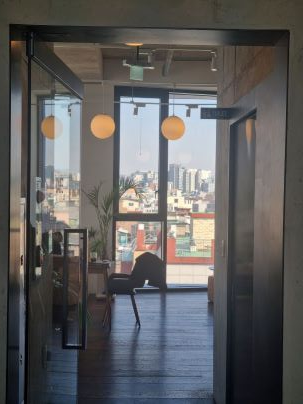
#> input picture Frontend/FeatureMatching/data/cafe1.jpg, 303 x 404 px
$ python ORBaccuracy.py
#> lines starting #> are read from the running program, lines starting #| are printed output that depends on the picture
"""
Accuracy-optimized ORB Feature Matching

Properties:
- More features (3000) for better matching chances
- Smaller scale factor (1.1) for more precise scale handling
- More pyramid levels (12) for better scale invariance
- Brute Force matcher with cross-checking for accuracy
- Two-stage matching with adaptive threshold
- RANSAC-based geometric verification
- Larger patch size for better feature description
- More sophisticated filtering using distance thresholds

Trade-offs:
+ More accurate and reliable matches
+ Better handling of viewpoint and scale changes
+ More robust against false positives
- Slower processing time
- Higher memory usage
- May be overkill for simple matching scenarios
"""

import cv2
import numpy as np
import matplotlib.pyplot as plt
import time

def match_orb_features_accuracy(img1_path, img2_path):
    # Read and convert images
#> called with img1_path = 'data/cafe1.jpg', img2_path = 'data/cafe2.jpg'
    img1 = cv2.imread(img1_path)
#> img1 is the input picture: shape (404, 303, 3); mean B, G, R 93.9, 94, 95.1
    img2 = cv2.imread(img2_path)
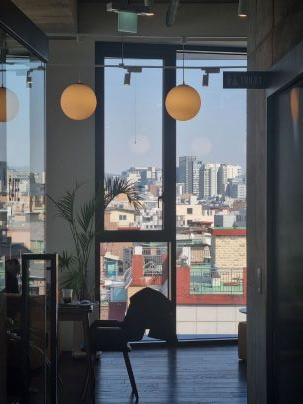
#> input picture Frontend/FeatureMatching/data/cafe2.jpg, 303 x 404 px
#> img2 is the input picture: shape (404, 303, 3); mean B, G, R 95.8, 91.9, 89.2
    gray1 = cv2.cvtColor(img1, cv2.COLOR_BGR2GRAY)
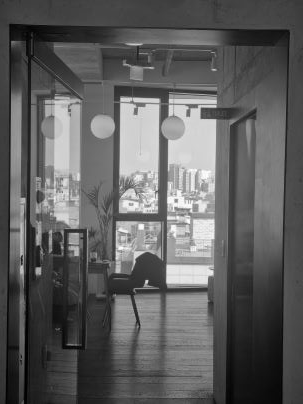
#> gray1: shape (404, 303); min 0, max 254, mean 94.3
    gray2 = cv2.cvtColor(img2, cv2.COLOR_BGR2GRAY)
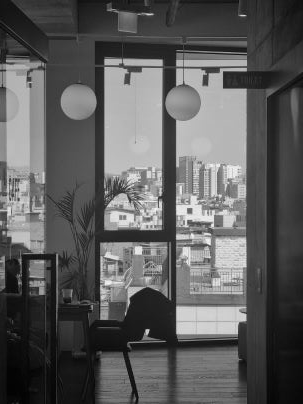
#> gray2: shape (404, 303); min 1, max 250, mean 91.5

    # Accurate ORB settings
    orb = cv2.ORB_create(
        nfeatures=3000,        # More features for better matching
        scaleFactor=1.1,       # Smaller scale factor for more precise scale handling
        nlevels=12,            # More pyramid levels
        edgeThreshold=31,      # Larger edge threshold
        firstLevel=0,
        WTA_K=3,              # More points for BRIEF descriptor
        patchSize=41,         # Larger patch size for better description
        fastThreshold=15      # Lower threshold to detect more features
    )

    # Detect and compute
    start_time = time.time()
    kp1, des1 = orb.detectAndCompute(gray1, None)
#> kp1 = 2820 keypoints; strongest (x, y, size): (148, 283, 41), (203, 108, 41), (201, 108, 41), (121, 98, 41)
    kp2, des2 = orb.detectAndCompute(gray2, None)
#> kp2 = 2857 keypoints; strongest (x, y, size): (148, 330, 41), (147, 330, 45.1), (146, 330, 49.6), (221, 69, 41)

    # Brute Force matcher with cross-checking
    bf = cv2.BFMatcher(cv2.NORM_HAMMING, crossCheck=True)

    # Two-stage matching for better accuracy
    # First stage: basic matching
    matches = bf.match(des1, des2)
#> matches = 1017 matches

    # Second stage: distance-based filtering
    min_dist = min(m.distance for m in matches)
#> min_dist = 0
    max_dist = max(m.distance for m in matches)
#> max_dist = 61


    # Simple distance-based filtering
    matches = sorted(matches, key=lambda x: x.distance)
    good_matches = matches[:30]  # Just take top N matches
#> good_matches = 30 matches

    # [8 lines of commented-out code are left out]
    if len(good_matches) > 10:
        src_pts = np.float32([kp1[m.queryIdx].pt for m in good_matches]).reshape(-1, 1, 2)
#> src_pts = 30 rows, first 8: [128.8, 272.3], [141.1, 284.8], [129.8, 185.9], [122, 179], [121, 250.8], [146.4, 245.6], [213, 237.2], [151.7, 287.5]
        dst_pts = np.float32([kp2[m.trainIdx].pt for m in good_matches]).reshape(-1, 1, 2)
#> dst_pts = 30 rows, first 8: [120, 317.3], [138.4, 335.2], [120.8, 190], [108.3, 181.5], [107.9, 286.7], [147, 278.1], [244.5, 264], [153.9, 339.1]

        M, mask = cv2.findHomography(src_pts, dst_pts, cv2.RANSAC, 5.0)
#> M = [[1.49, 0.0334, -78.04], [-0.0447, 1.51, -82.96], [-6.58e-05, 9.59e-05, 1]]; mask = 30 values from 1 to 1
        matches_mask = mask.ravel().tolist()
#> matches_mask = 30 values from 1 to 1

        # Keep only inlier matches
        good_matches = [m for i, m in enumerate(good_matches) if matches_mask[i]]

    end_time = time.time()

    # Visualization
    img_matches = cv2.drawMatches(img1, kp1, img2, kp2, good_matches, None,
                                 flags=cv2.DrawMatchesFlags_NOT_DRAW_SINGLE_POINTS)
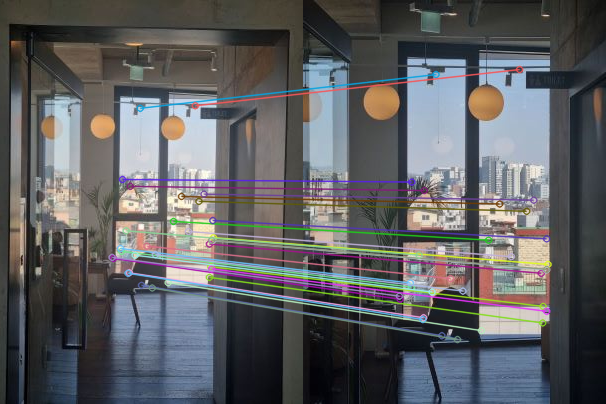
#> img_matches: shape (404, 606, 3); mean B, G, R 97.5, 94.8, 94
    img_matches = cv2.cvtColor(img_matches, cv2.COLOR_BGR2RGB)

    plt.figure(figsize=(16, 8))
    plt.imshow(img_matches)
    plt.title(f'Accuracy-optimized ORB matches (Time: {end_time-start_time:.3f}s)')
    plt.axis('off')
    plt.show()

    print(f"Processing time: {end_time-start_time:.3f} seconds")
    print(f"Keypoints in image 1: {len(kp1)}")
#| Keypoints in image 1: 2820
    print(f"Keypoints in image 2: {len(kp2)}")
#| Keypoints in image 2: 2857
    print(f"Initial matches: {len(matches)}")
#| Initial matches: 1017
    print(f"Good matches after filtering: {len(good_matches)}")
#| Good matches after filtering: 30


if __name__ == "__main__":
    img1_path = "data/cafe1.jpg"
    img2_path = "data/cafe2.jpg"
    match_orb_features_accuracy(img1_path, img2_path)
